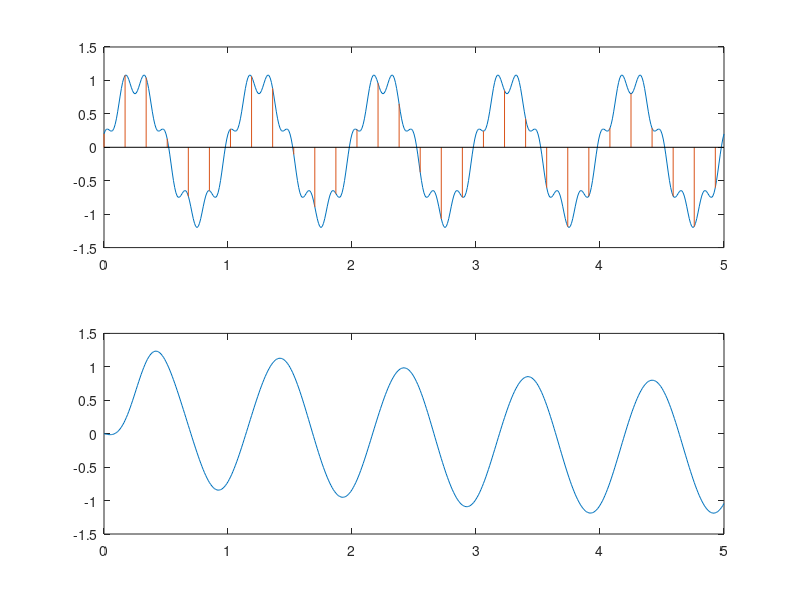

This chart was generated by the following MATLAB code:
clc, clear
F = 1; %Frequency of analog data
Fs = 1/0.17;%sampling Frequency
t1 = 0; 
t2 = 5; %Time range
t = t1:1e-2:t2;
y = sin(2*pi*F*t) + 0.2*cos(12*pi*F*t);
Ts = 1/Fs; %sampling period
ts = t1:Ts:t2; 
sampled = sin(2*pi*F*ts) + 0.2*cos(12*pi*F*ts); 
recons = zeros(1,length(t)); 
samples = length(ts);
for i = 1:1:length(t)
    for n = 1:1:samples
        recons(i) = recons(i) + sampled(n)*sinc((t(i)-n*Ts)/Ts); % reconstructed using sinc function
    end
end
figure(12)
subplot(2,1,1)
plot(t,y)
hold on
h=stem(ts,sampled);
set(h(1),'MarkerFaceColor','blue','MarkerSize',0.1);
subplot(2,1,2)
plot(t,recons)